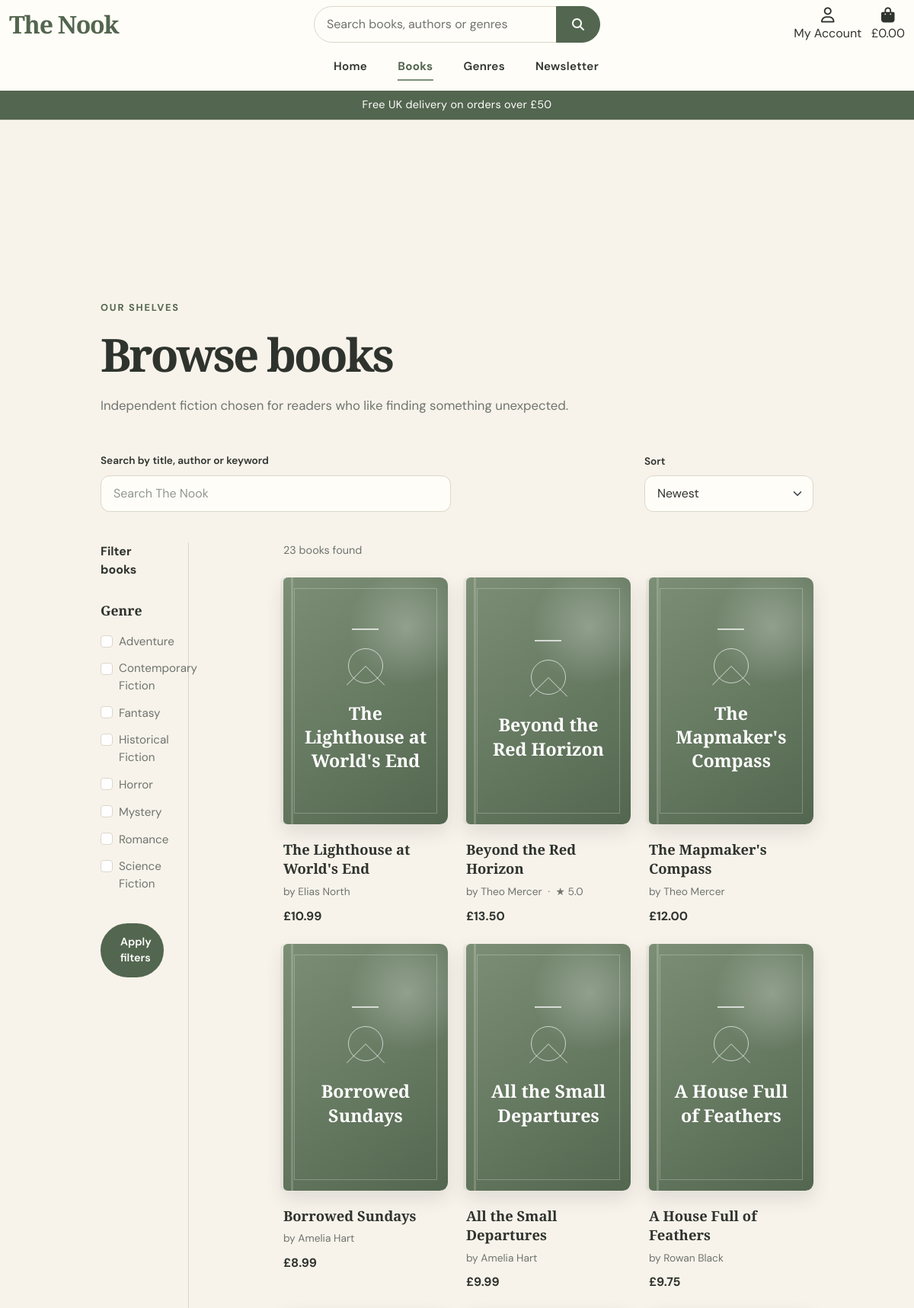
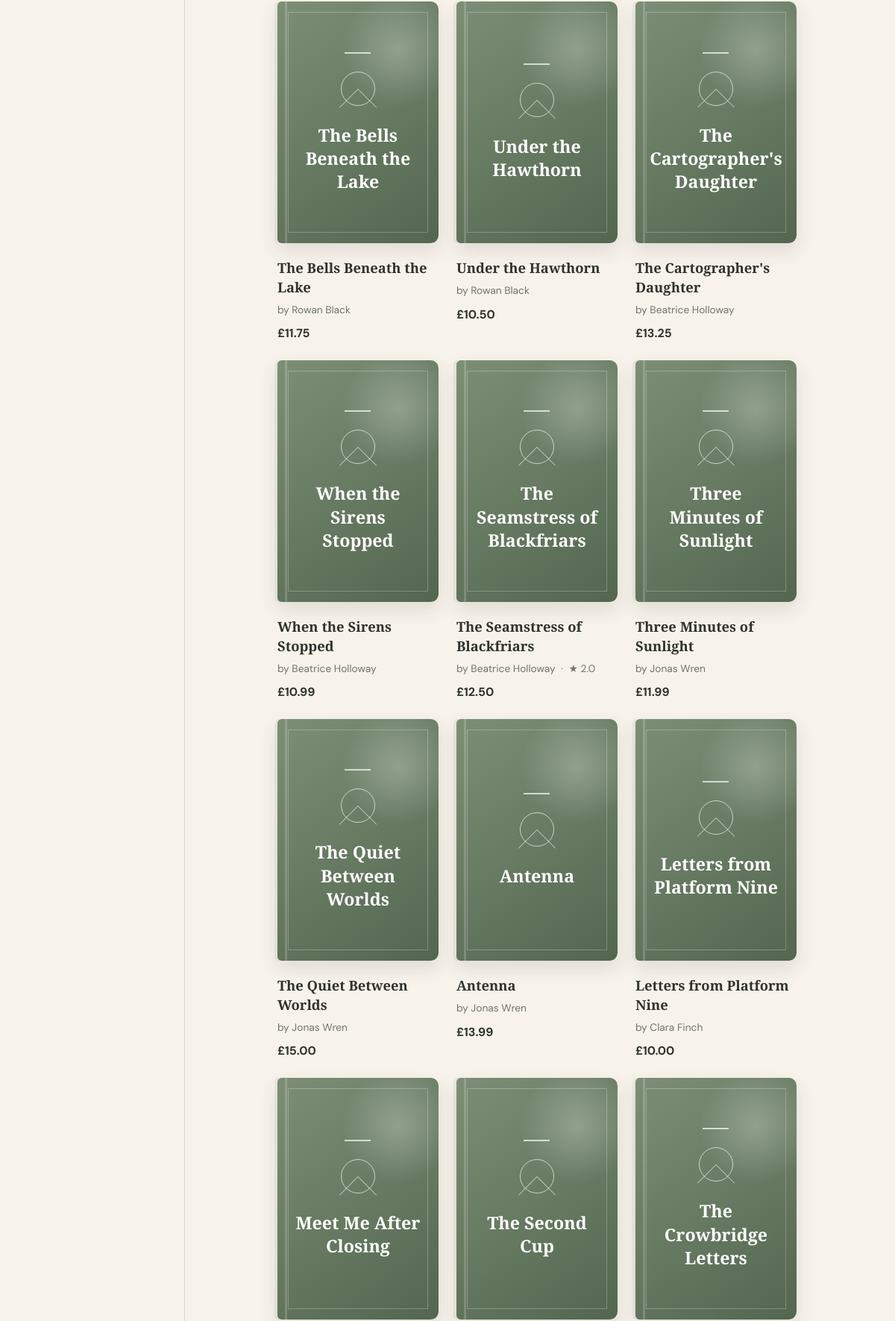
The page /books/ (upper part) on the database its author committed (2 pictures, top to bottom).
### books/models.py (models this page shows, shortened)
class Genre(models.Model):
    name = models.CharField(
        max_length=100,
        unique=True
    )
    description = models.TextField(
        blank=True
    )
    class Meta:
        ordering = ['name']

class Book(models.Model):
    class Status(models.TextChoices):
        DRAFT = 'draft', 'Draft'
        PENDING = 'pending', 'Pending approval'
        APPROVED = 'approved', 'Approved'
        REJECTED = 'rejected', 'Rejected'
    author = models.ForeignKey(
        AuthorProfile,
        on_delete=models.PROTECT,
        related_name='books'
    )
    genre = models.ForeignKey(
        Genre,
        on_delete=models.SET_NULL,
        null=True,
        blank=True,
        related_name='books'
    )
    title = models.CharField(
        max_length=255
    )
    isbn = models.CharField(
        max_length=20,
        unique=True,
        null=True,
        blank=True
    )
    description = models.TextField()
    price = models.DecimalField(
        max_digits=8,
        decimal_places=2
    )
    publication_date = models.DateField(
        null=True,
        blank=True
    )
    cover_image = models.ImageField(
        upload_to='books/',
        null=True,
        blank=True
    )
    stock_quantity = models.PositiveIntegerField(
        default=0
    )
    is_featured = models.BooleanField(
        default=False
    )
    is_active = models.BooleanField(
        default=True
    )
    status = models.CharField(
        max_length=10,
        choices=Status.choices,
        default=Status.DRAFT
    )
    rejection_reason = models.TextField(
        blank=True
    )
    reviewed_by = models.ForeignKey(
        settings.AUTH_USER_MODEL,
        on_delete=models.SET_NULL,
        null=True,
        blank=True,
        related_name='reviewed_books'
    )
    reviewed_at = models.DateTimeField(
        null=True,
        blank=True
    )
    created_at = models.DateTimeField(
        auto_now_add=True
    )
    updated_at = models.DateTimeField(
        auto_now=True
    )
    class Meta:
        ordering = ['title']

### authors/models.py (models this page shows)
class AuthorProfile(models.Model):
    user = models.OneToOneField(
        settings.AUTH_USER_MODEL,
        on_delete=models.SET_NULL,
        null=True,
        blank=True,
        related_name='author_profile'
    )
    display_name = models.CharField(
        max_length=150
    )
    bio = models.TextField(
        blank=True
    )
    website = models.URLField(
        blank=True
    )
    profile_image = models.ImageField(
        upload_to='authors/',
        null=True,
        blank=True
    )
    is_approved = models.BooleanField(
        default=False
    )
    created_at = models.DateTimeField(
        auto_now_add=True
    )
    updated_at = models.DateTimeField(
        auto_now=True
    )
    class Meta:
        ordering = ['display_name']
    def __str__(self):
        return self.display_name

### books/views.py (the view)
def book_list(request):
    books = (
        Book.objects
        .filter(
            is_active=True,
            status=Book.Status.APPROVED
        )
        .select_related('author', 'genre')
        .annotate(
            average_rating=Avg(
                'reviews__rating',
                filter=Q(reviews__is_approved=True)
            )
        )
    )
    genres = Genre.objects.all()
    search_term = request.GET.get('q', '').strip()
    selected_genres = request.GET.getlist('genre')
    sort = request.GET.get('sort', 'newest')
    show_filters = request.GET.get('show_filters') == '1'
    if search_term:
        books = books.filter(
            Q(title__icontains=search_term)
            | Q(description__icontains=search_term)
            | Q(author__display_name__icontains=search_term)
        )
    if selected_genres:
        books = books.filter(
            genre__id__in=selected_genres
        )
    if sort == 'price_low':
        books = books.order_by('price')
    elif sort == 'price_high':
        books = books.order_by('-price')
    elif sort == 'title':
        books = books.order_by('title')
    elif sort == 'rating':
        books = books.order_by('-average_rating')
    else:
        books = books.order_by('-created_at')
    context = {
        'books': books,
        'genres': genres,
        'search_term': search_term,
        'selected_genres': selected_genres,
        'current_sort': sort,
        'show_filters': show_filters,
    }
    return render(
        request,
        'books/book_list.html',
        context
    )

### books/templates/books/book_list.html (shortened to what this page needs)
{% extends "base.html" %}
{% load static %}
{% block page_header %}
<div class="header-container"></div>
{% endblock %}
{% block content %}
<section class="catalogue-page">
    <div class="container">
        <div class="catalogue-heading">
            <p class="section-eyebrow">
                Our shelves
            </p>
            <h1 class="catalogue-title logo-font">
                Browse books
            </h1>
            <p class="catalogue-intro">
                Independent fiction chosen for readers who like
                finding something unexpected.
            </p>
        </div>
        <form
            method="GET"
            action="{% url 'book_list' %}"
            class="catalogue-controls">
            <div class="row g-3 align-items-end">
                <div class="col-12 col-lg-6">
                    <label
                        for="catalogue-search"
                        class="catalogue-label">
                        Search by title, author or keyword
                    </label>
                    <input
                        id="catalogue-search"
                        class="form-control catalogue-search"
                        type="search"
                        name="q"
                        value="{{ search_term }}"
                        placeholder="Search The Nook">
                </div>
                <div class="col-7 col-lg-3">
                    <label
                        for="catalogue-sort"
                        class="catalogue-label">
                        Sort
                    </label>
                    <select
                        id="catalogue-sort"
                        class="form-select catalogue-sort"
                        name="sort">
                        <option
                            value="newest"
                            {% if current_sort == 'newest' %}
                                selected
                            {% endif %}>
                            Newest
                        </option>
                    </select>
                </div>
            </div>
            <div class="row catalogue-content">
                <aside
                    id="catalogue-filters"
                    class="col-12 col-lg-2
                    collapse{% if show_filters %} show{% endif %}
                    d-lg-block catalogue-sidebar">
                    <div class="catalogue-filter-inner">
                        <p class="catalogue-filter-title">
                            Filter books
                        </p>
                        <fieldset>
                            <legend>
                                Genre
                            </legend>
                            {% for genre in genres %}
                                <div class="form-check">
                                    <input
                                        class="form-check-input"
                                        type="checkbox"
                                        name="genre"
                                        value="{{ genre.id }}"
                                        id="genre-{{ genre.id }}"
                                        >
                                    <label
                                        class="form-check-label"
                                        for="genre-{{ genre.id }}">
                                        {{ genre.name }}
                                    </label>
                                </div>
                            {% empty %}
                                <p class="catalogue-muted">
                                    No genres available yet.
                                </p>
                            {% endfor %}
                        </fieldset>
                        <button
                            type="submit"
                            class="btn nook-primary-button catalogue-apply">
                            Apply filters
                        </button>
                    </div>
                </aside>
                <div class="col-12 col-lg-9 offset-lg-1">
                    <p class="catalogue-results-count">
                        {{ books|length }}
                        {% if books|length == 1 %}
                            book found
                        {% else %}
                            books found
                        {% endif %}
                    </p>
                    <div class="row g-4">
                        {% for book in books %}
                            <div class="col-6 col-md-4">
                                <article class="book-card">
                                    <a
                                        href="{% url 'book_detail' book.id %}"
                                        class="book-cover-link">
                                        {% if book.cover_image %}
                                            <img
                                                src="{{ book.cover_image.url }}"
                                                alt="Cover of {{ book.title }}"
                                                class="book-cover">
                                        {% else %}
                                            <div class="book-cover book-cover-placeholder">
                                                <span class="placeholder-line"></span>
                                                <span class="placeholder-circle"></span>
                                                <span class="placeholder-title logo-font">
                                                    {{ book.title }}
                                                </span>
                                            </div>
                                        {% endif %}
                                    </a>
                                    <div class="book-card-body">
                                        <h2 class="book-card-title logo-font">
                                            <a href="{% url 'book_detail' book.id %}">
                                                {{ book.title }}
                                            </a>
                                        </h2>
                                        <p class="book-card-meta">
                                            by {{ book.author }}
                                            {% if book.average_rating %}
                                                <span aria-hidden="true">
                                                    ·
                                                </span>
                                                <span
                                                    aria-label="
                                                    Rating:
                                                    {{ book.average_rating|floatformat:1 }}
                                                    out of 5">
                                                    ★
                                                    {{ book.average_rating|floatformat:1 }}
                                                </span>
                                            {% endif %}
                                        </p>
                                        <p class="book-card-price">
                                            £{{ book.price }}
                                        </p>
                                    </div>
                                </article>
                            </div>
                        {% endfor %}
                    </div>
                </div>
            </div>
        </form>
    </div>
</section>
{% endblock %}

### rows shown on the page
Genre: name "Adventure"
Genre: name "Contemporary Fiction"
Genre: name "Fantasy"
Genre: name "Historical Fiction"
Genre: name "Horror"
Genre: name "Mystery"
Genre: name "Romance"
Genre: name "Science Fiction"
Book: title "The Lighthouse at World's End", author "Elias North", price "10.99"
Book: title "Beyond the Red Horizon", author "Theo Mercer", average_rating "5.0", price "13.50"
Book: title "The Mapmaker's Compass", author "Theo Mercer", price "12.00"
Book: title "Borrowed Sundays", author "Amelia Hart", price "8.99"
Book: title "All the Small Departures", author "Amelia Hart", price "9.99"
Book: title "A House Full of Feathers", author "Rowan Black", price "9.75"
Book: title "The Bells Beneath the Lake", author "Rowan Black", price "11.75"
Book: title "Under the Hawthorn", author "Rowan Black", price "10.50"
Book: title "The Cartographer's Daughter", author "Beatrice Holloway", price "13.25"
Book: title "When the Sirens Stopped", author "Beatrice Holloway", price "10.99"
Book: title "The Seamstress of Blackfriars", author "Beatrice Holloway", average_rating "2.0", price "12.50"
Book: title "Three Minutes of Sunlight", author "Jonas Wren", price "11.99"
Book: title "The Quiet Between Worlds", author "Jonas Wren", price "15.00"
Book: title "Antenna", author "Jonas Wren", price "13.99"
Book: title "Letters from Platform Nine", author "Clara Finch", price "10.00"
Book: title "Meet Me After Closing"
Book: title "The Second Cup"
Book: title "The Crowbridge Letters"

### other values the page prints
{{ free_delivery_threshold }} "50"
{{ books|length }} "23"
